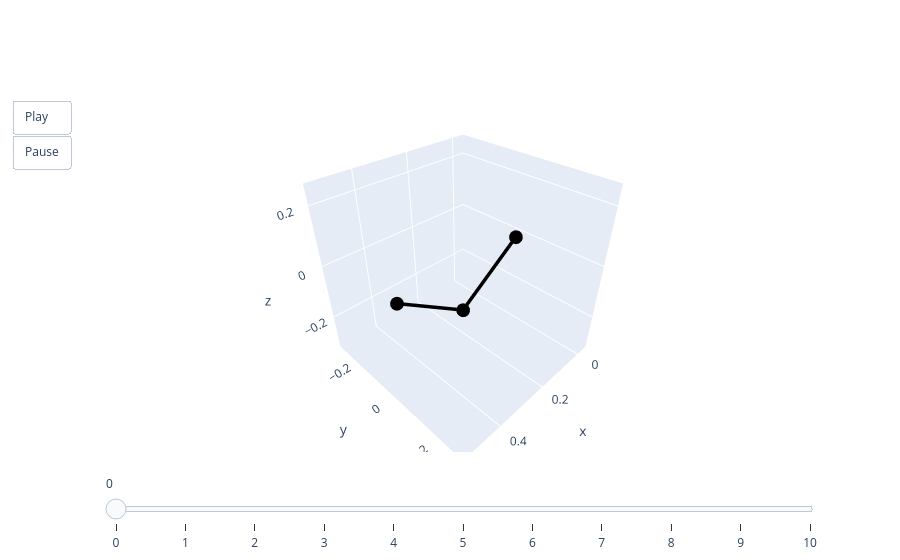

The notebook cell saved with this chart:
### Code cell
animate(pred[0])
animate(valid.qs[0])

### Figure 1 — Plotly figure (JSON) as saved in the notebook; plotly's stock layout.template omitted (floating-point values rounded to 4 significant figures)
{"data": [{"line": {"color": "black", "width": 7}, "mode": "lines+markers", "type": "scatter3d", "x": [0, 0.25, 0.5], "y": [0, 3.617e-12, 0], "z": [0, -0.1699, 0]}], "layout": {"scene": {"aspectmode": "cube", "xaxis": {"autorange": false, "range": [-0.05, 0.55]}, "yaxis": {"autorange": false, "range": [-0.3001, 0.2999]}, "zaxis": {"autorange": false, "range": [-0.335, 0.265]}}, "sliders": [{"steps": [{"args": [["0"], {"frame": {"duration": 0, "redraw": true}, "mode": "immediate"}], "label": "0", "method": "animate"}, {"args": [["1"], {"frame": {"duration": 0, "redraw": true}, "mode": "immediate"}], "label": "1", "method": "animate"}, {"args": [["2"], {"frame": {"duration": 0, "redraw": true}, "mode": "immediate"}], "label": "2", "method": "animate"}, {"args": [["3"], {"frame": {"duration": 0, "redraw": true}, "mode": "immediate"}], "label": "3", "method": "animate"}, {"args": [["4"], {"frame": {"duration": 0, "redraw": true}, "mode": "immediate"}], "label": "4", "method": "animate"}, {"args": [["5"], {"frame": {"duration": 0, "redraw": true}, "mode": "immediate"}], "label": "5", "method": "animate"}, {"args": [["6"], {"frame": {"duration": 0, "redraw": true}, "mode": "immediate"}], "label": "6", "method": "animate"}, {"args": [["7"], {"frame": {"duration": 0, "redraw": true}, "mode": "immediate"}], "label": "7", "method": "animate"}, {"args": [["8"], {"frame": {"duration": 0, "redraw": true}, "mode": "immediate"}], "label": "8", "method": "animate"}, {"args": [["9"], {"frame": {"duration": 0, "redraw": true}, "mode": "immediate"}], "label": "9", "method": "animate"}, {"args": [["10"], {"frame": {"duration": 0, "redraw": true}, "mode": "immediate"}], "label": "10", "method": "animate"}]}], "updatemenus": [{"buttons": [{"args": [null, {"frame": {"duration": 50, "redraw": true}, "fromcurrent": true}], "label": "Play", "method": "animate"}, {"args": [[null], {"frame": {"duration": 0, "redraw": true}, "mode": "immediate"}], "label": "Pause", "method": "animate"}], "showactive": false, "type": "buttons"}]}}
